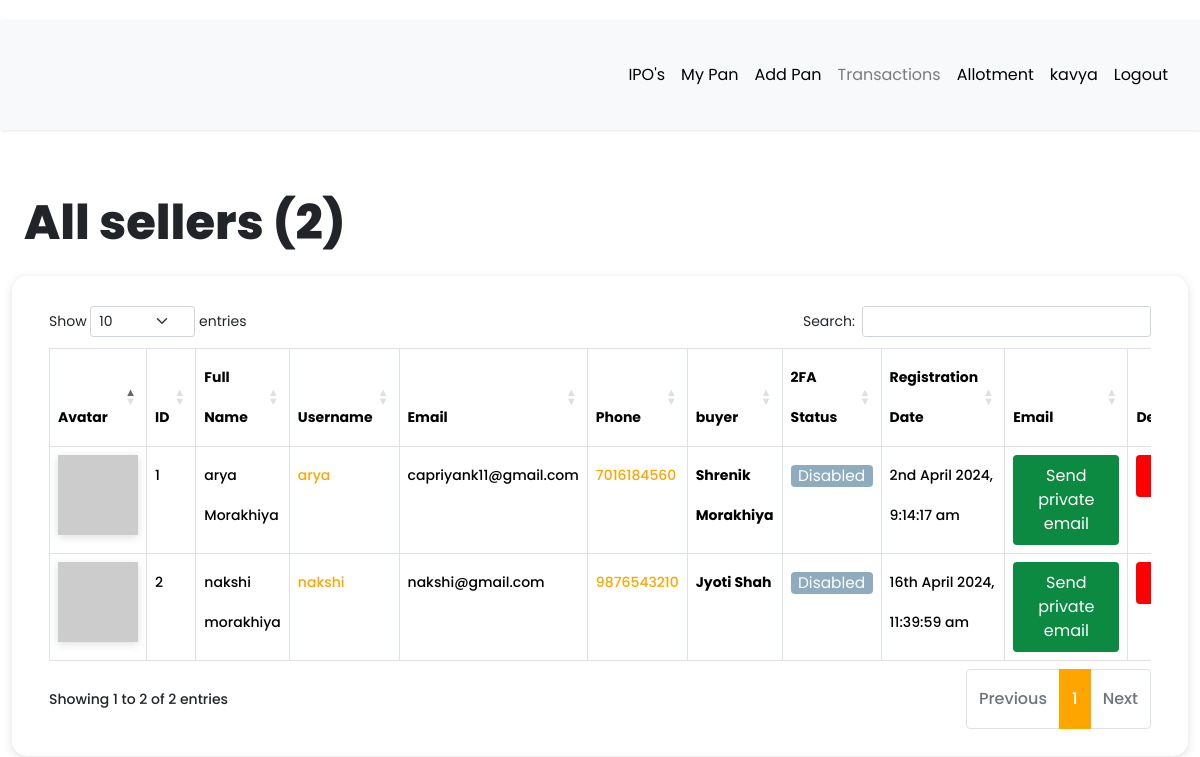
Screenshot of /dashboard/all-sellers (signed in) with the database file from the repository.
### app/models.py (models this page shows, shortened)
class User(db.Model, UserMixin):
    __tablename__ = "user"
    id = db.Column(db.Integer, primary_key=True)
    first_name = db.Column(db.String(64), index=True, default="First Name", nullable=False)
    last_name = db.Column(db.String(64), index=True, default="Last Name", nullable=False)
    username = db.Column(db.String(64), index=True, unique=True, nullable=False)
    email = db.Column(db.String(128), index=True, unique=True, nullable=False)
    password_hash = db.Column(db.String(128))
    confirm_password = db.Column(db.String(128))
    phone_number = db.Column(db.String(20), default="7016184560", nullable=False)
    verification_phone = db.Column(db.String(20))
    active = db.Column(db.Boolean, nullable=False, default=True)
    delete_account = db.Column(db.Boolean, default=False)
    registered_at = db.Column(db.DateTime, default=datetime.utcnow, nullable=False)
    emails = db.relationship("Email", backref="author", lazy="dynamic")
    type = db.Column(db.String(64))
    __mapper_args__ = {"polymorphic_identity": "user", "polymorphic_on": "type"}
    def two_factor_enabled(self):
        return self.verification_phone is not None
    @property
    def is_active(self):
        return self.active
    def avatar(self, size):
        digest = md5(self.email.lower().encode("utf-8")).hexdigest()
        return f"https://www.gravatar.com/avatar/{digest}?d=identicon&s={size}"

class Seller(User):
    __tablename__ = "seller"
    id = db.Column(
        db.Integer,
        db.ForeignKey("user.id", ondelete="CASCADE", name="fk_seller_user_id"),  # Explicit FK name
        primary_key=True
    )
    current_residence = db.Column(db.String(64), default="Ahmedabad, Gujarat")
    buyer_id = db.Column(db.Integer, db.ForeignKey("buyer.id", ondelete="CASCADE"))
    buyer = db.relationship(
        "Buyer", backref="buyer", foreign_keys=[buyer_id], passive_deletes=True
    )
    __mapper_args__ = {"polymorphic_identity": "seller", "polymorphic_load": "inline"}

### app/routes.py (the view, shortened to what this page needs)
@app.route("/dashboard/all-sellers")
@login_required
def all_sellers():
    try:
        if current_user.type == "admin":
            sellers = Seller.query.all()
            all_registered_sellers = len(sellers)
            return render_template(
                "seller/all_sellers.html",
                title="All sellers",
                sellers=sellers,
                all_registered_sellers=all_registered_sellers,
            )
        else:
            return flash_message()
    except Exception as e:
        print(f"An error occurred: {e}")
        return f"Error : {e}", 400

### app/models.py (called while the page is built)
@login.user_loader
def load_user(id):
    return User.query.get(int(id))

### app/templates/seller/all_sellers.html (shortened to what this page needs)
{% extends 'base.html' %}
{% block current_user_content %}
    <div class="container-fluid content">
        <div class="row">
            <div class="col-md-12">
                <h1 class="mt-4 mb-4">{{ title }} ({{ all_registered_sellers }})</h1>
            </div>
        </div>
        <div class="row users">
            <div class="col-md-12">
                <div class="table-responsive">
                    <table id="data" class="table table-hover table-bordered">
                        <thead>
                            <tr>
                                <th>Avatar</th>
                                <th>ID</th>
                                <th>Full Name</th>
                                <th>Username</th>
                                <th>Email</th>
                                <th>Phone</th>
                                <th>buyer</th>
                                <th>2FA Status</th>
                                <th>Registration Date</th>
                                <th>Email</th>
                                {% if current_user.type == 'admin' %}
                                    <th>Deactivate</th>
                                {% endif %}
                            </tr>
                        </thead>
                        <tbody>
                            {% for seller in sellers %}
                                <tr>
                                    <td><img src="{{ seller.avatar(25) }}"></td>
                                    <td>{{ loop.index }}</td>
                                    <td>{{ seller.first_name }} {{ seller.last_name }}</td>
                                    <td> <a href="{{ url_for('all_transaction',seller_id = seller.id) }}">{{ seller.username }}</a></td>
                                    <td>{{ seller.email }}</td>
                                    <td><a href="https://wa.me/{{ seller.phone_number | replace('+', '') }}?text=Hello%20From%20somaSOMA" target="_blank">{{ seller.phone_number }}</a></td>
                                    <td><strong>{{ seller.buyer.first_name }} {{ seller.buyer.last_name }}</strong></td>
                                    {% if seller.two_factor_enabled() %}
                                        <td><span class="label label-info"> Enabled </span></td>
                                    {% else %}
                                        <td><span class="label label-info"> Disabled </span></td>
                                    {% endif %}
                                    <td>{{ moment(seller.registered_at).format('Do MMMM YYYY, h:mm:ss a') }}</td>
                                    <td>
                                        {% if seller.email == current_user.email %}
                                            <a
                                                href=" {{ url_for('compose_direct_email_to_seller', email=seller.email) }} "
                                                class="btn link_disabled"
                                                style="background-color: #0d8a41; color: white;">
                                                Send Private Email
                                            </a>
                                        {% else %}
                                            <a
                                                href=" {{ url_for('compose_direct_email_to_seller', email=seller.email) }} "
                                                class="btn"
                                                style="background-color: #0d8a41; color: white;">
                                                    Send private email
                                            </a>
                                        {% endif %}
                                    </td>
                                    {% if current_user.type == 'admin' %}
                                        <td>
                                            {% if seller.active == True %}
                                                {% if current_user.username == seller.username %}
                                                    <button style="background-color: red; color: white;" class="btn" data-bs-toggle="modal" data-bs-target="#adminModalCenter">
                                                        Deactivate
                                                    </button>
                                                    <div class="modal fade" id="sellerModalCenter" tabindex="-1" role="dialog" aria-labelledby="sellerModalCenterTitle" aria-hidden="true">
                                                        <div class="modal-dialog modal-dialog-centered" role="document">
                                                            <div class="modal-content">
                                                                <div class="modal-header">
                                                                <h3 class="modal-title" id="sellerModalLongTitle">Are You Sure?</h3>
                                                                <button type="button" class="close" data-bs-dismiss="modal" aria-label="Close">
                                                                    <span aria-hidden="true">&times;</span>
                                                                </button>
                                                                </div>
                                                                <div class="modal-body">
                                                                <p>
                                                                    This action is not permanent. It can be reversed. <br><br>
                                                                    <a
                                                                        href=" {{ url_for('deactivate_seller', username=seller.username) }} "
                                                                        class="btn link_disabled"
                                                                        style="background-color: red; color: white;">
                                                                            Deactivate seller
                                                                    </a>
                                                                </p>
                                                                </div>
                                                                <div class="modal-footer">
                                                                <button type="button" class="btn btn-secondary" data-bs-dismiss="modal">Close</button>
                                                                </div>
                                                            </div>
                                                        </div>
                                                    </div>
                                                {% else %}
                                                    <button style="background-color: red; color: white;" class="btn" data-bs-toggle="modal" data-bs-target="#seller2ModalCenter">
                                                    </button>
                                                {% endif %}
                                            {% endif %}
                                        </td>
                                    {% endif %}
                                </tr>
                            {% endfor %}
                        </tbody>
                    </table>
                </div>
            </div>
        </div>
    </div>
{% endblock %}

### app/templates/base.html (shortened to what this page needs)
<!DOCTYPE html>
<html lang="eng">
<head>
  <link rel="stylesheet" href="https://cdnjs.cloudflare.com/ajax/libs/intl-tel-input/16.0.4/css/intlTelInput.css">
  <link rel="stylesheet" type="text/css" href="https://cdn.datatables.net/1.10.25/css/dataTables.bootstrap5.css">
  <link rel="stylesheet" href="{{ url_for('static', filename='css/navbar.css') }}">
  {% if current_user.is_authenticated %}
  <link rel="stylesheet" type="text/css" href="{{ url_for('static', filename='css/custom_current_user.css') }}"
    alt="52 Not available at this momoent">
  <link href="https://cdn.jsdelivr.net/npm/bootstrap@5.3.3/dist/css/bootstrap.min.css" rel="stylesheet"
>
  <link rel="stylesheet" href="{{ url_for('static', filename='css/main.css') }}">
  <link rel="stylesheet"
    href="https://cdnjs.cloudflare.com/ajax/libs/malihu-custom-scrollbar-plugin/3.1.5/jquery.mCustomScrollbar.min.css">
  {% endif %}
</head>
<body>
    {% if current_user.is_authenticated %}
    {% if current_user.is_active %}
    <div class="wrapper">
      <div id="content">
        <nav class="navbar navbar-expand-lg navbar-light bg-light">
          <div class="container-fluid">
            <div class="collapse navbar-collapse" id="navbarSupportedContent">
              <ul class="nav navbar-nav ms-auto">
                <li class="nav-item">
                  <a class="nav-link {{ 'link_disabled' if request.endpoint == 'view_product' else '' }}"
                    href="{{ url_for('view_product') }}" alt="459 Not available at this moment">IPO's</a>
                </li>
                <li class="nav-item">
                  <a class="nav-link {{ 'link_disabled' if request.endpoint == 'all_pan' else '' }}"
                    href="{{ url_for('all_pan') }}" alt="459 Not available at this moment">My Pan</a>
                </li>
                <li class="nav-item">
                  <a class="nav-link {{ 'link_disabled' if request.endpoint == 'add_pan' else '' }}"
                    href="{{ url_for('add_pan') }}" alt="459 Not available at this moment">Add Pan</a>
                </li>
                {% if current_user.type == "admin" or current_user.type == "buyer" %}
                <li class="nav-item">
                  <a class="nav-link {{ 'link_disabled' if request.endpoint == 'all_sellers' else '' }}"
                    href="{{ url_for('all_sellers') }}" alt="459 Not available at this moment">Transactions</a>
                </li>
                {% else %}
                <li class="nav-item">
                  <a class="nav-link {{ 'link_disabled' if request.endpoint == 'all_transaction' else '' }}"
                    href="{{ url_for('all_transaction') }}" alt="459 Not available at this moment">Transactions</a>
                </li>
                {% endif %}
                <li class="nav-item">
                  <a class="nav-link {{ 'link_disabled' if request.endpoint == 'checking_allotment' else '' }}"
                    href="{{ url_for('checking_allotment') }}" alt="459 Not available at this moment">Allotment</a>
                </li>
                <li class="nav-item ">
                  <a class="nav-link {{ 'link_disabled' if request.endpoint == 'dashboard' else '' }}"
                    href="{{ url_for('dashboard') }}" alt="459 Not available at this moment">{{ current_user.username
                    }}</a>
                </li>
                <li class="nav-item">
                  <a class="nav-link {{ 'link_disabled' if request.endpoint == 'logout' else '' }}"
                    href="{{ url_for('logout') }}" alt="459 Not available at this moment">Logout</a>
                </li>
              </ul>
            </div>
          </div>
        </nav>
        {% block current_user_content %}
        {% endblock %}
      </div>
    </div>
    {% endif %}
    {% endif %}
</body>
</html>

### app/static/css/navbar.css (style rules this page uses)
:root { --default-primary: #90f188; --default-secondary: #0f1d07; --container-gutter: clamp(2.5rem, 2.6455026455vw, 3.325rem); --theme-primary: var(--default-primary); --theme-secondary: var(--default-secondary); }

### app/static/css/custom_current_user.css (style rules this page uses)
body { font-family: 'Poppins', sans-serif; background: #fafafa; }
a, a:hover, a:focus { color: inherit; text-decoration: none; transition: all 0.3s; }
.navbar { padding: 15px 10px; background: #fff; border: none; border-radius: 0; margin-bottom: 40px; box-shadow: 1px 1px 3px #0000001a; }
.wrapper { display: flex; width: 100%; }
#content { width: calc(100%); padding-top: 20px; padding-bottom: 20px; min-height: 100vh; transition: all 0.3s; position: absolute; top: 0; right: 0; }
.users { margin-bottom: 25px; padding: 25px; border-radius: 15px; box-shadow: #63636333 0px 2px 8px 0px; }
.link_disabled { pointer-events: none; color: currentColor; cursor: not-allowed; opacity: 0.5; text-decoration: none; }
.btn { display: inline-block; font-weight: 400; line-height: 0.5; color: #575555; text-align: center; text-decoration: none; vertical-align: middle; cursor: pointer; -webkit-user-select: none; -moz-user-select: none; -ms-user-select: none; user-select: none; background-color: #c2c2c2; border: 1px solid transparent; padding: 0.8rem 0.8rem; font-size: 1.1em; border-radius: 0.25rem; transition: color 0.15s ease-in-out, background-color 0.15s ease-in-out, border-color 0.15s ease-in-out, box-shadow 0.15s ease-in-out; }
.label { display: inline-block; font-weight: 400; line-height: 0.5; text-align: center; text-decoration: none; vertical-align: middle; cursor: pointer; -webkit-user-select: none; -moz-user-select: none; -ms-user-select: none; user-select: none; background-color: #e2e2e2; border: 1px solid transparent; padding: 0.4rem 0.4rem; font-size: 1.1em; border-radius: 0.25rem; transition: color 0.15s ease-in-out, background-color 0.15s ease-in-out, border-color 0.15s ease-in-out, box-shadow 0.15s ease-in-out; }
.label-info { background-color: #8fabbe; }
.label-info, .label-success, .label-warning, .label-danger, .label-info:hover, .label-success:hover, .label-warning:hover, .label-danger:hover { color: white; }
img { box-shadow: #63636333 0px 2px 8px 0px; }

### rows the page displays
User: username "kavya"
Seller: first_name "arya", last_name "Morakhiya", username "arya", email "capriyank11@gmail.com", phone_number "7016184560", buyer.first_name "Shrenik", buyer.last_name "Morakhiya"
User: registered_at "2nd April 2024, 9:14:17 am"
Seller: first_name "nakshi", last_name "morakhiya", username "nakshi", email "nakshi@gmail.com", phone_number "9876543210", buyer.first_name "Jyoti", buyer.last_name "Shah"
User: registered_at "16th April 2024, 11:39:59 am"

### other values shown
{{ title }} "All sellers"
{{ all_registered_sellers }} "2"
